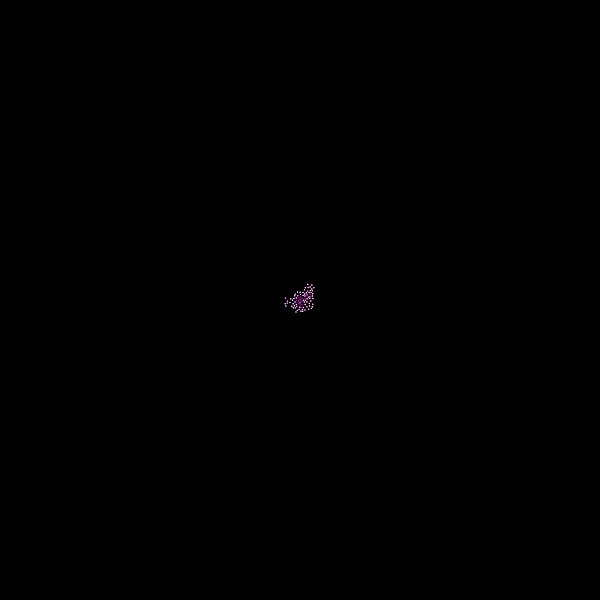
Frame 1 (no input)
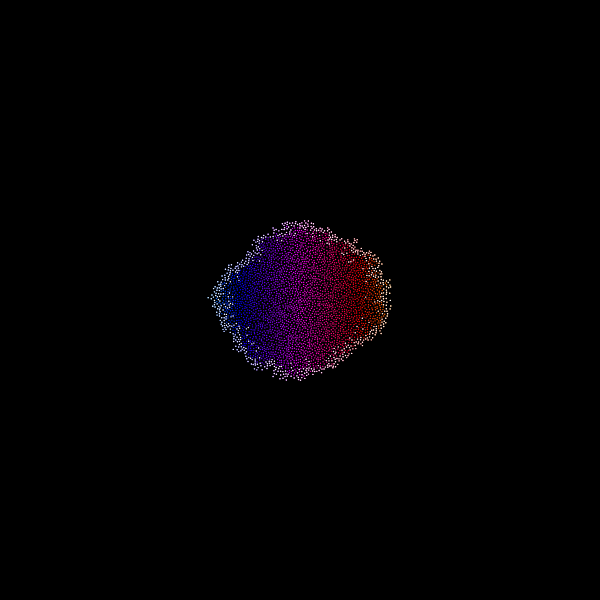
Frame 60 (no input)
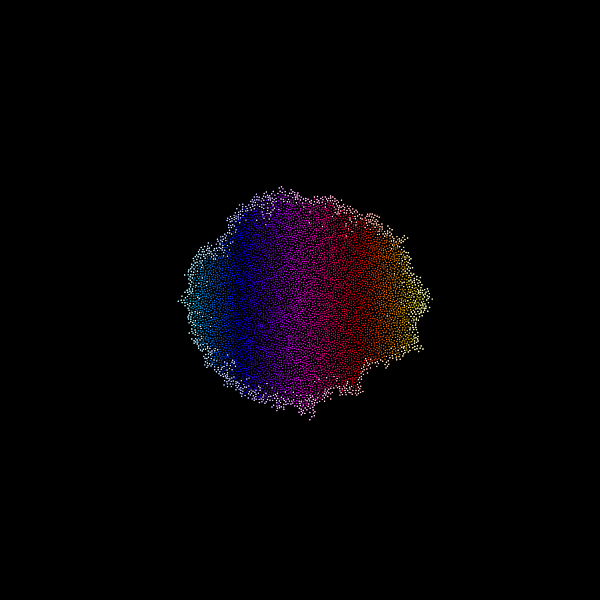
Frame 120 (the mouse pressed at the canvas centre since frame 60)

The p5.js sketch that drew these frames (run headless with seeded random() and noise() and a simulated clock; from frame 60 on, the mouse is pressed at the canvas centre):

// p5.js sketch
// ── sketch.js
const eC = {version: 'r01'};
const link = 'https://www.cs.ubc.ca/~rbridson/docs/bridson-siggraph07-poissondisk.pdf';

let grid = [];
let active = [];
let classee = [];

const r = 2; // distance entee les points
const k = 30; // point avant rejection
let n=2;
let cols, rows;
let w;
let p0;
let crit;

function windowsResized(){
	resizeCanvas(windowWidth,windowHeight);
}

function id(x,y) {
	return (x + y*cols);
}

function critF(a) {
	let v = p5.Vector.fromAngle(a).setMag(crit);
	return v;
}

function setup() {
	// createCanvas(windowWidth,windowHeight);
	createCanvas(600,600);
	console.log("%c (ツ) # eCoucou "+eC.version+" # ","background: #f00; color: #fff");
	colorMode(HSB);
	crit = width/r/1.5;
	// STEP 0
	w = r / sqrt(n);
	rows = floor(width/w);
	cols = floor(height/w);
	for (let i = 0;i<cols*rows; i++) {
		grid[i] = undefined;
	}
	// STEP 1
	// let x = floor(random(width));
	// let y = floor(random(height));
	let x = floor(width/2);
	let y = floor(height/2);
	p0 = createVector(floor(x/w),floor(y/w));
	let pos = createVector(x,y);
	grid[id(x/w,y/w)]=pos;
	active.push(pos);
	classee.push(pos);
	// frameRate(1);
}

function draw() {
	background(0);
	for(let a=0;a<100;a++){
	  if(active.length >0) {
		let randId = floor(random(active.length));
		let pos = active[randId];
		found=false;
		for (let l=0; l<k;l++) {
			let sample = p5.Vector.random2D();
			let mag = random(r,2*r);
			sample.setMag(mag);
			sample.add(pos);
			let col = floor(sample.x / w);
			let row = floor(sample.y / w);
			let v = createVector(col,row);
			let ok = true;
			let ref = critF(v.sub(p0).heading());
			// let e = p5.Vector.dist(p0,v);
			let e = p5.Vector.dist(ref,v);
			// if (col>-1 && col<cols && row>-1 && row<rows && !grid[id(col,row)]) {
			if (e>(crit/2.5) && !grid[id(col,row)]) {
				for (let i=-1;i<=1;i++) {
					for (let j=-1;j<=1;j++) {
						let idx = id(i+col , (j+row));
						let voisin = grid[idx];
						if (voisin) {
							let d = p5.Vector.dist(sample,voisin);
							if (d<r) { ok = false;}
						}
					}
				}
				if (ok) {
					found = true;
					grid[id(col,row)] = sample;
					classee.push(sample);
					active.push(sample);
					break;
				}
			}
		}
		// console.log(frameCount);
		if (!found) {
			active.splice(randId,1);
		}
	  } else noLoop();
	}

	//--
	// Affichage
	strokeWeight(sqrt(r));
	for(let i=0;i<classee.length;i++) {
		let p = classee[i];
		if (p) {
			stroke(p.x%360,255,255);
			point(p.x,p.y);
		}
	}
	for(let p of active) {
		stroke(255);
		point(p.x,p.y);
	}
}
